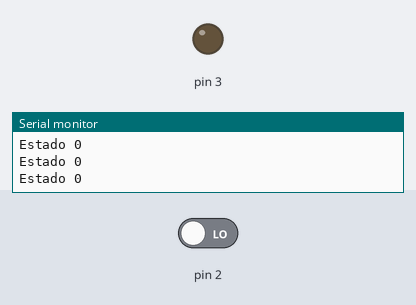
The sketch below on a simulated Arduino Uno, built with avr-gcc and run on an emulated ATmega328P. Parts: output pins drawn as LEDs (lit = HIGH), the last lines printed to the serial monitor. The inputs (shaded band) are chosen by the test bench; at power-on: pin 2 LOW.

Above: at 1.2 s.
1.3 s: pin 2 driven HIGH
At 1.6 s:
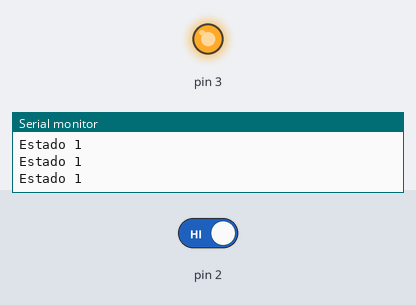
2.8 s: pin 2 driven LOW
At 3.9 s:
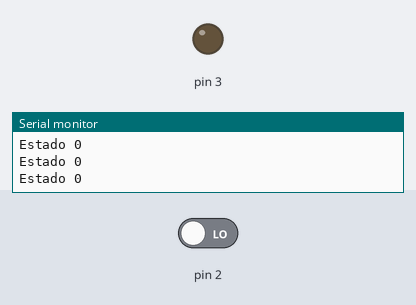
Timing chart, 0 to 5.8 s (numbered marks = the images above; inputs shaded):
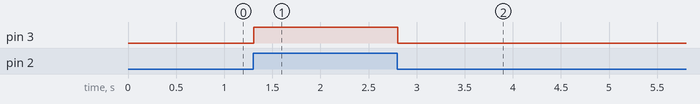

Measured:
- after the input at 1.3 s, pin 3: LOW → HIGH at once
- after the input at 2.8 s, pin 3: HIGH → LOW at once

The sketch:

Receptor.ino
```cpp
bool estado=false;

void setup() {
  attachInterrupt(digitalPinToInterrupt(2),receptor,CHANGE);
  Serial.begin(9600);
  pinMode(3,1);
}

void loop() {
  Serial.println((String) "Estado " + estado);
  digitalWrite(3,estado);
}


void receptor(){
  estado=!estado;
}
```
